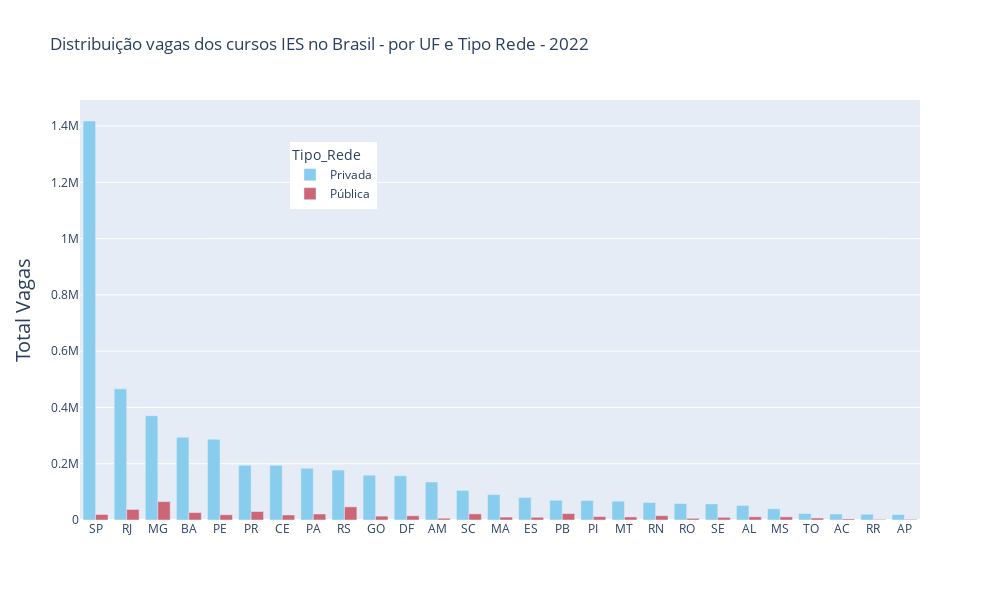

Notebook source saved alongside this figure:
### Code cell
fig = px.bar(distr_vag_uf_rede.sort_values(by='Total_Vagas', ascending=False),
             x='SG_UF', 
             y='Total_Vagas', 
             color='Tipo_Rede',
             color_discrete_sequence=px.colors.qualitative.Safe,
             barmode = 'group', width=1000, height=600,
             title='Distribuição vagas dos cursos IES no Brasil - por UF e Tipo Rede - 2022',
             hover_data = {'Total_Vagas',
                           'Total_Vagas_p'}
            )

fig.update_layout(yaxis=dict(title='Total Vagas', titlefont_size=20, tickfont_size=12),
                  xaxis=dict(title=''),      # remover titulo no eixo x
                  legend=dict(x=0.25,y=0.9)) # deslocar legenda para dentro do plot

fig.show()

### Figure 1 — Plotly figure (JSON) as saved in the notebook; plotly's stock layout.template omitted (floating-point values rounded to 4 significant figures)
{"data": [{"alignmentgroup": "True", "customdata": [[98.64], [92.54], [85.02], [91.74], [93.93], [86.61], [91.53], [89.58], [79.14], [91.99], [91.3], [95.53], [82.81], [89.73], [89.25], [75.46], [85.12], [86.04], [80.4], [90.81], [85.72], [81.86], [78.25], [76.73], [84.93], [90.24], [89.36]], "hovertemplate": "Tipo_Rede=Privada<br>SG_UF=%{x}<br>Total_Vagas=%{y}<br>Total_Vagas_p=%{customdata[0]}<extra></extra>", "legendgroup": "Privada", "marker": {"color": "rgb(136, 204, 238)", "pattern": {"shape": ""}}, "name": "Privada", "offsetgroup": "Privada", "orientation": "v", "showlegend": true, "textposition": "auto", "type": "bar", "x": ["SP", "RJ", "MG", "BA", "PE", "PR", "CE", "PA", "RS", "GO", "DF", "AM", "SC", "MA", "ES", "PB", "PI", "MT", "RN", "RO", "SE", "AL", "MS", "TO", "AC", "RR", "AP"], "xaxis": "x", "y": [1418031, 466077, 370718, 293886, 286847, 194549, 194431, 183874, 177542, 159313, 157248, 135003, 105151, 90253, 80033, 70200, 69353, 66890, 62333, 58677, 57159, 51615, 39839, 22901, 21542, 20497, 19314], "yaxis": "y"}, {"alignmentgroup": "True", "customdata": [[14.98], [20.86], [7.46], [13.39], [8.26], [24.54], [17.19], [10.42], [1.36], [6.07], [8.47], [19.6], [8.7], [8.01], [14.88], [18.14], [21.75], [13.96], [10.27], [10.75], [14.28], [23.27], [4.47], [9.19], [15.07], [10.64], [9.76]], "hovertemplate": "Tipo_Rede=Pública<br>SG_UF=%{x}<br>Total_Vagas=%{y}<br>Total_Vagas_p=%{customdata[0]}<extra></extra>", "legendgroup": "Pública", "marker": {"color": "rgb(204, 102, 119)", "pattern": {"shape": ""}}, "name": "Pública", "offsetgroup": "Pública", "orientation": "v", "showlegend": true, "textposition": "auto", "type": "bar", "x": ["MG", "RS", "RJ", "PR", "BA", "PB", "SC", "PA", "SP", "PE", "CE", "RN", "DF", "GO", "PI", "AL", "MS", "MT", "MA", "ES", "SE", "TO", "AM", "RO", "AC", "AP", "RR"], "xaxis": "x", "y": [65302, 46783, 37573, 30090, 26469, 22824, 21828, 21396, 19589, 18543, 17987, 15192, 14993, 13871, 12125, 11435, 11073, 10849, 10329, 9636, 9519, 6945, 6310, 5940, 3821, 2300, 2218], "yaxis": "y"}], "layout": {"barmode": "group", "height": 600, "legend": {"title": {"text": "Tipo_Rede"}, "tracegroupgap": 0, "x": 0.25, "y": 0.9}, "title": {"text": "Distribuição vagas dos cursos IES no Brasil - por UF e Tipo Rede - 2022"}, "width": 1000, "xaxis": {"anchor": "y", "autorange": true, "domain": [0, 1], "range": [-0.5, 26.5], "title": {"text": ""}, "type": "category"}, "yaxis": {"anchor": "x", "autorange": true, "domain": [0, 1], "range": [0, 1493000.0], "tickfont": {"size": 12}, "title": {"font": {"size": 20}, "text": "Total Vagas"}, "type": "linear"}}}
